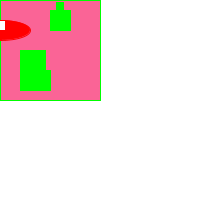
Frame 1 (no input)
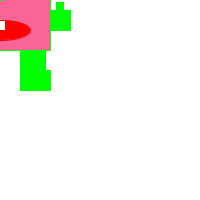
Frame 60 (the mouse pressed at the canvas centre just before this capture)
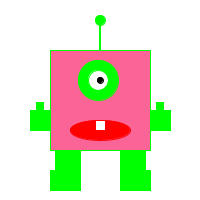
Frame 120 (the mouse held since frame 60 and released just before this capture)

The Processing sketch that drew these frames (run headless with seeded random() and noise(); from frame 60 on, the mouse is pressed at the canvas centre):

// Processing sketch: processing_122821
// ── processing_122821.pde

void setup() {
  size(200, 200);
}

void draw() {
  background(255);
  stroke(0, 255, 0);
  fill(250, 100, 150);
  rect(mouseX, mouseY, 100, 100);
  rectMode(CENTER);
  fill(0, 255, 0);
  ellipse(mouseX-2, mouseY-20, 40, 40);
  rect(mouseX-32, mouseY+70, 25, 40);
  rect(mouseX+33, mouseY+70, 25, 40);
  rect(mouseX-40, mouseY+80, 20, 20);
  rect(mouseX+40, mouseY+80, 20, 20);
  fill(255);
  ellipse(mouseX-2, mouseY-20, 20, 20);
  fill(0);
  stroke(0);
  ellipse(mouseX, mouseY-20, 6, 6);
  fill(255, 0, 0);
  stroke(255, 0, 0);
  ellipse(mouseX, mouseY+30, 60, 20);
  fill(255);
  rect(mouseX, mouseY+25, 10, 10);
  fill(0, 255, 0);
  stroke(0, 255, 0);
  rect(mouseX-60, mouseY+20, 20, 20);
  rect(mouseX-60, mouseY+6, 7, 7);
  rect(mouseX+60, mouseY+20, 20, 20);
  rect(mouseX+60, mouseY+6, 7, 7);
  rect(mouseX, mouseY-63, 1, 25);
  ellipse(mouseX, mouseY-80, 10, 10);
}
